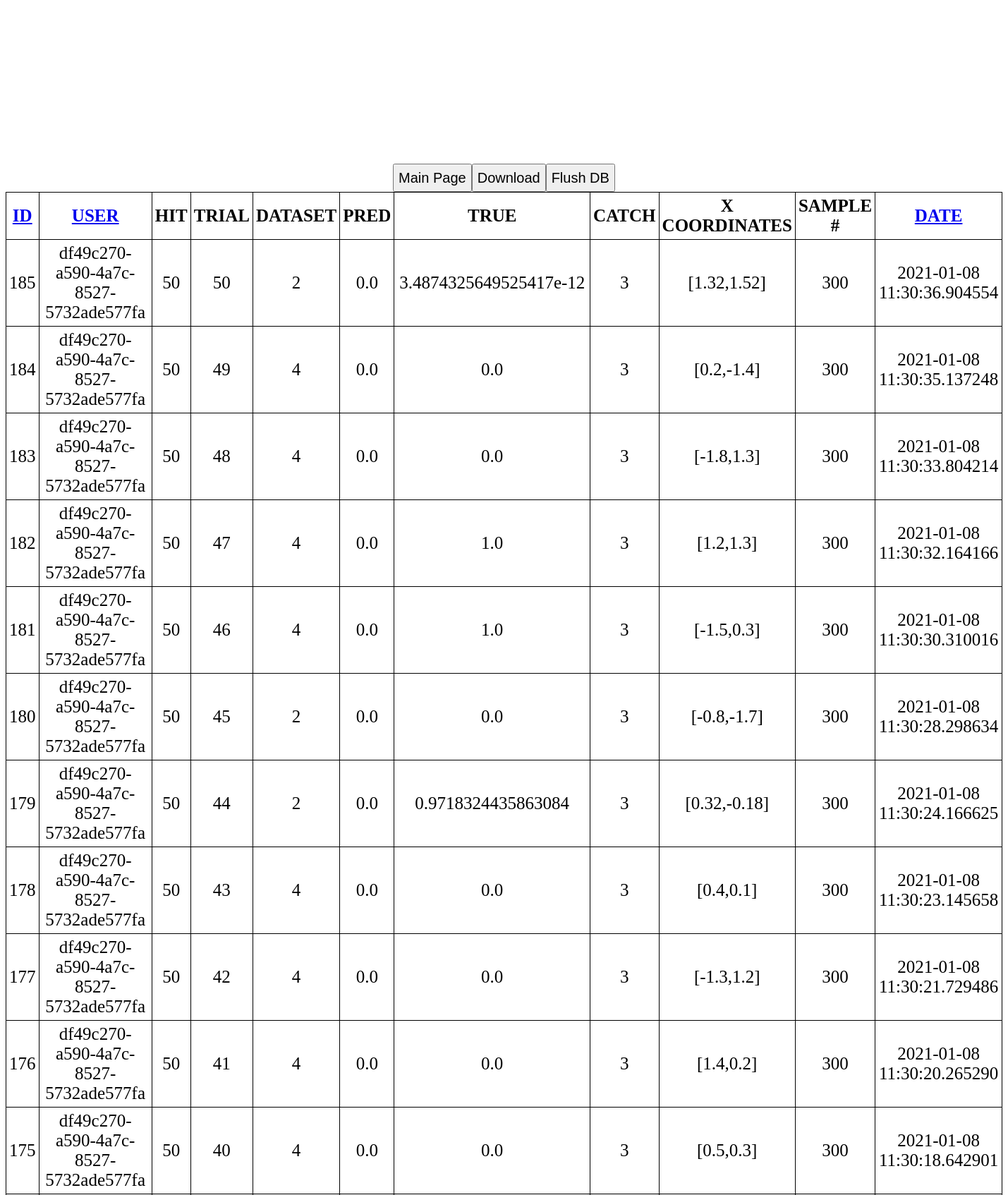
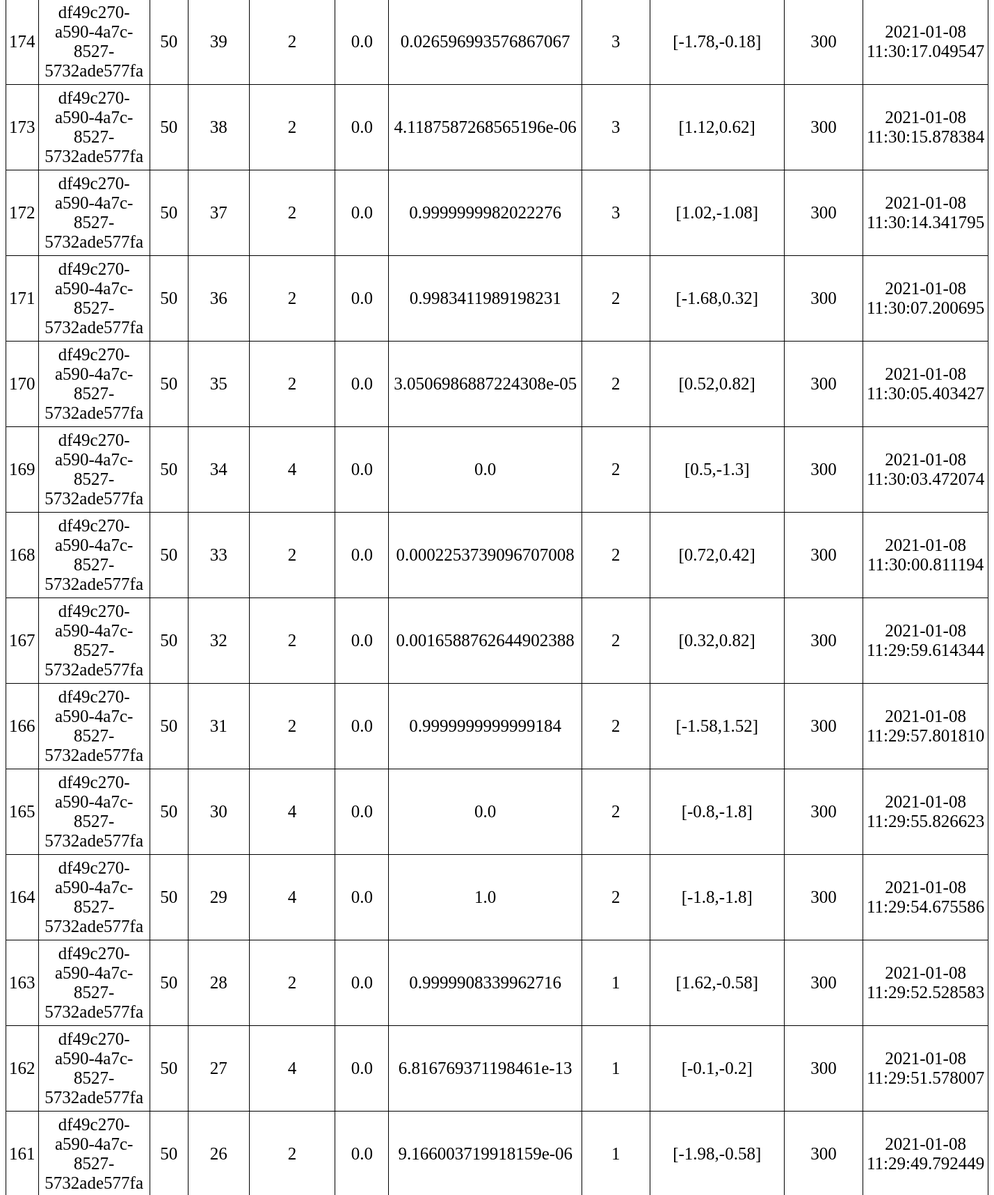
Page /readbyDate (upper part) on the committed database (2 pictures, top to bottom).
### main.py (models this page shows, shortened)
class Todo(db.Model):
    __tablename__ = 'testdb'
    id = db.Column(db.Integer, primary_key=True)
    user = db.Column(db.String(200), default=str(uuid.uuid4()))
    hit = db.Column(db.Integer, default=999)
    trial = db.Column(db.Integer, nullable=False, default=999)
    mtype = db.Column(db.Integer, nullable=False, default=999) #limit # of string
    est = db.Column(db.Float, default=999.)
    real = db.Column(db.Float, default=999.)
    score = db.Column(db.Integer, default=999.)
    date_created = db.Column(db.DateTime, default=datetime.utcnow)
    x = db.Column(db.String, default="999")
    sampleN = db.Column(db.Integer, default=999)

### main.py (the view)
@app.route('/readbyDate')
def readbyDate():
    tasks = Todo.query.order_by(Todo.date_created.desc()).all()
    return render_template('error.html', tasks=tasks[-1000:])

### main.py (called while the page is built)
@app.after_request
def add_header(response):
    response.cache_control.no_store = True
    response.cache_control.max_age = 0
    response.headers['Cache-Control'] = 'no-store, no-cache, must-revalidate, post-check=0, pre-check=0, max-age=0'
    response.headers['Pragma'] = 'no-cache'
    response.headers['Expires'] = '-1'
    return response

### templates/error.html (shortened to what this page needs)
{% extends 'base.html' %}
{% block body %}
<br><br><br><br><br><br><br><br>
<center>
<table id=report>
    <tr>
        <th><a href="{{url_for('readbyID')}}">ID</a></th>
        <th><a href="{{url_for('read')}}">USER</a></th>
        <th>HIT</th>
        <th>TRIAL</th>
        <th>DATASET</th>
        <th>PRED</th>
        <th>TRUE</th>
        <th>CATCH</th>
        <th>X COORDINATES</th>
        <th>SAMPLE #</th>
        <th><a href="{{url_for('readbyDate')}}">DATE</a></th>
    </tr>
    {% for task in tasks %}
        <tr>
            <td>{{ task.id }}</td>
            <td>{{ task.user }}</td>
            <td>{{ task.hit }}</td>
            <td>{{ task.trial }}</td>
            <td>{{ task.mtype }}</td>
            <td>{{ task.est }}</td>
            <td>{{ task.real }}</td>
            <td>{{ task.score }}</td>
            <td>{{ task.x }}</td>
            <td>{{ task.sampleN }}</td>
            <td>{{ task.date_created }}</td>
        </tr>
    {% endfor %}
<form action='/'>
    <input type="submit" value="Main Page" id="next">
</form>
<form action="/download" enctype="multipart/form-data" method="post">
    <a href="{{ url_for('downloadFile', filename='test.db') }}"><input type="submit" value="Download"></a>
</form>
<form action="/empty">
    <input type="submit" value="Flush DB">
</form>
</center>
{% endblock %}

### templates/base.html (style rules this page uses)
#report { border: 0px solid #000000; text-align: center; border-collapse: collapse; }
#report td, th { border: 1px solid #000000; padding: 5px 4px; }
input[type=submit] { height: 2em; font-size: 20px; }
body { font-size: 25px; }

### rows in the picture
Todo: id "185", user "df49c270-a590-4a7c-8527-5732ade577fa", hit "50", trial "50", mtype "2", est "0.0", real "3.4874325649525417e-12", score "3", x "[1.32,1.52]", sampleN "300", date_created "2021-01-08 11:30:36.904554"
Todo: id "184", user "df49c270-a590-4a7c-8527-5732ade577fa", hit "50", trial "49", mtype "4", est "0.0", real "0.0", score "3", x "[0.2,-1.4]", sampleN "300", date_created "2021-01-08 11:30:35.137248"
Todo: id "183", user "df49c270-a590-4a7c-8527-5732ade577fa", hit "50", trial "48", mtype "4", est "0.0", real "0.0", score "3", x "[-1.8,1.3]", sampleN "300", date_created "2021-01-08 11:30:33.804214"
Todo: id "182", user "df49c270-a590-4a7c-8527-5732ade577fa", hit "50", trial "47", mtype "4", est "0.0", real "1.0", score "3", x "[1.2,1.3]", sampleN "300", date_created "2021-01-08 11:30:32.164166"
Todo: id "181", user "df49c270-a590-4a7c-8527-5732ade577fa", hit "50", trial "46", mtype "4", est "0.0", real "1.0", score "3", x "[-1.5,0.3]", sampleN "300", date_created "2021-01-08 11:30:30.310016"
Todo: id "180", user "df49c270-a590-4a7c-8527-5732ade577fa", hit "50", trial "45", mtype "2", est "0.0", real "0.0", score "3", x "[-0.8,-1.7]", sampleN "300", date_created "2021-01-08 11:30:28.298634"
Todo: id "179", user "df49c270-a590-4a7c-8527-5732ade577fa", hit "50", trial "44", mtype "2", est "0.0", real "0.9718324435863084", score "3", x "[0.32,-0.18]", sampleN "300", date_created "2021-01-08 11:30:24.166625"
Todo: id "178", user "df49c270-a590-4a7c-8527-5732ade577fa", hit "50", trial "43", mtype "4", est "0.0", real "0.0", score "3", x "[0.4,0.1]", sampleN "300", date_created "2021-01-08 11:30:23.145658"
Todo: id "177", user "df49c270-a590-4a7c-8527-5732ade577fa", hit "50", trial "42", mtype "4", est "0.0", real "0.0", score "3", x "[-1.3,1.2]", sampleN "300", date_created "2021-01-08 11:30:21.729486"
Todo: id "176", user "df49c270-a590-4a7c-8527-5732ade577fa", hit "50", trial "41", mtype "4", est "0.0", real "0.0", score "3", x "[1.4,0.2]", sampleN "300", date_created "2021-01-08 11:30:20.265290"
Todo: id "175", user "df49c270-a590-4a7c-8527-5732ade577fa", hit "50", trial "40", mtype "4", est "0.0", real "0.0", score "3", x "[0.5,0.3]", sampleN "300", date_created "2021-01-08 11:30:18.642901"
Todo: id "174", user "df49c270-a590-4a7c-8527-5732ade577fa", hit "50", trial "39", mtype "2", est "0.0", real "0.026596993576867067", score "3", x "[-1.78,-0.18]", sampleN "300", date_created "2021-01-08 11:30:17.049547"
Todo: id "173", user "df49c270-a590-4a7c-8527-5732ade577fa", hit "50", trial "38", mtype "2", est "0.0", real "4.1187587268565196e-06", score "3", x "[1.12,0.62]", sampleN "300", date_created "2021-01-08 11:30:15.878384"
Todo: id "172", user "df49c270-a590-4a7c-8527-5732ade577fa", hit "50", trial "37", mtype "2", est "0.0", real "0.9999999982022276", score "3", x "[1.02,-1.08]", sampleN "300", date_created "2021-01-08 11:30:14.341795"
Todo: id "171", user "df49c270-a590-4a7c-8527-5732ade577fa", hit "50", trial "36", mtype "2", est "0.0", real "0.9983411989198231", score "2", x "[-1.68,0.32]", sampleN "300", date_created "2021-01-08 11:30:07.200695"
Todo: id "170", user "df49c270-a590-4a7c-8527-5732ade577fa", hit "50", trial "35", mtype "2", est "0.0", real "3.0506986887224308e-05", score "2", x "[0.52,0.82]", sampleN "300", date_created "2021-01-08 11:30:05.403427"
Todo: id "169", user "df49c270-a590-4a7c-8527-5732ade577fa", hit "50", trial "34", mtype "4", est "0.0", real "0.0", score "2", x "[0.5,-1.3]", sampleN "300", date_created "2021-01-08 11:30:03.472074"
Todo: id "168", user "df49c270-a590-4a7c-8527-5732ade577fa", hit "50", trial "33", mtype "2", est "0.0", real "0.0002253739096707008", score "2", x "[0.72,0.42]", sampleN "300", date_created "2021-01-08 11:30:00.811194"
Todo: id "167", user "df49c270-a590-4a7c-8527-5732ade577fa", hit "50", trial "32", mtype "2", est "0.0", real "0.0016588762644902388", score "2", x "[0.32,0.82]", sampleN "300", date_created "2021-01-08 11:29:59.614344"
Todo: id "166", user "df49c270-a590-4a7c-8527-5732ade577fa", hit "50", trial "31", mtype "2", est "0.0", real "0.9999999999999184", score "2", x "[-1.58,1.52]", sampleN "300", date_created "2021-01-08 11:29:57.801810"
Todo: id "165", user "df49c270-a590-4a7c-8527-5732ade577fa", hit "50", trial "30", mtype "4", est "0.0", real "0.0", score "2", x "[-0.8,-1.8]", sampleN "300", date_created "2021-01-08 11:29:55.826623"
Todo: id "164", user "df49c270-a590-4a7c-8527-5732ade577fa", hit "50", trial "29", mtype "4", est "0.0", real "1.0", score "2", x "[-1.8,-1.8]", sampleN "300", date_created "2021-01-08 11:29:54.675586"
Todo: id "163", user "df49c270-a590-4a7c-8527-5732ade577fa", hit "50", trial "28", mtype "2", est "0.0", real "0.9999908339962716", score "1", x "[1.62,-0.58]", sampleN "300", date_created "2021-01-08 11:29:52.528583"
Todo: id "162", user "df49c270-a590-4a7c-8527-5732ade577fa", hit "50", trial "27", mtype "4", est "0.0", real "6.816769371198461e-13", score "1", x "[-0.1,-0.2]", sampleN "300", date_created "2021-01-08 11:29:51.578007"
Todo: id "161", user "df49c270-a590-4a7c-8527-5732ade577fa", hit "50", trial "26", mtype "2", est "0.0", real "9.166003719918159e-06", score "1", x "[-1.98,-0.58]", sampleN "300", date_created "2021-01-08 11:29:49.792449"
